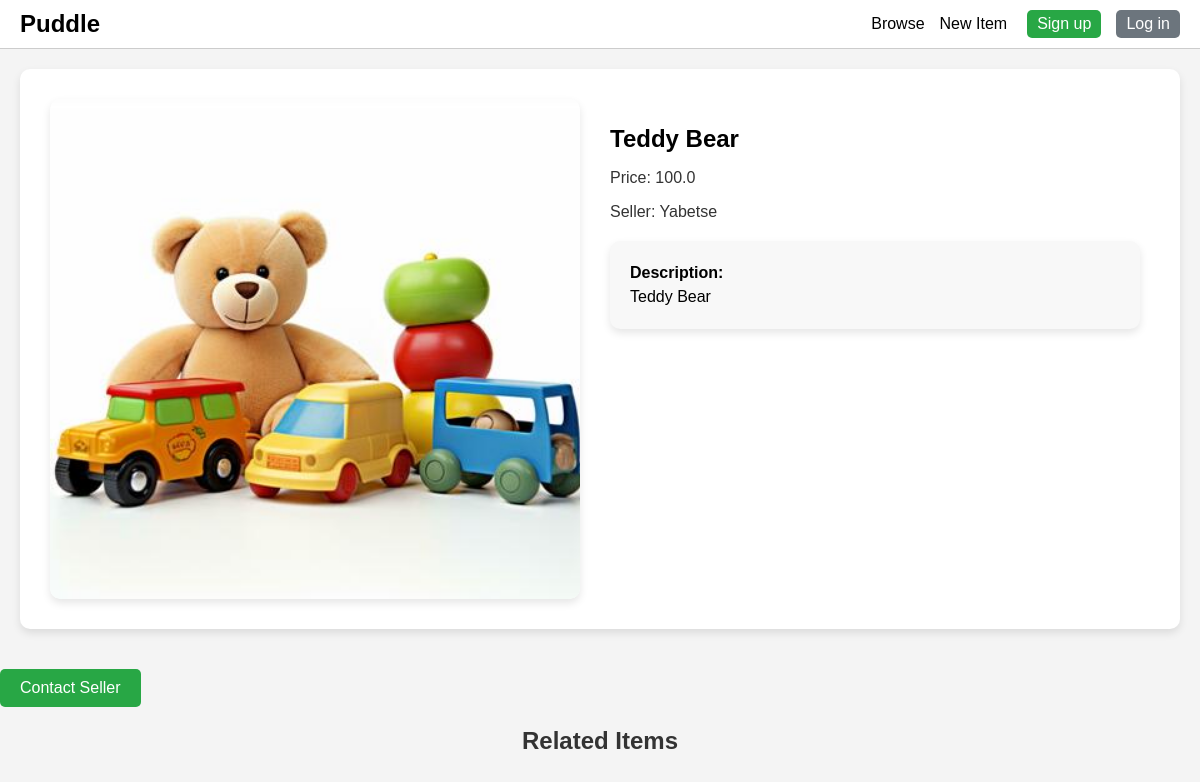
The app's page /item/3/, older data.
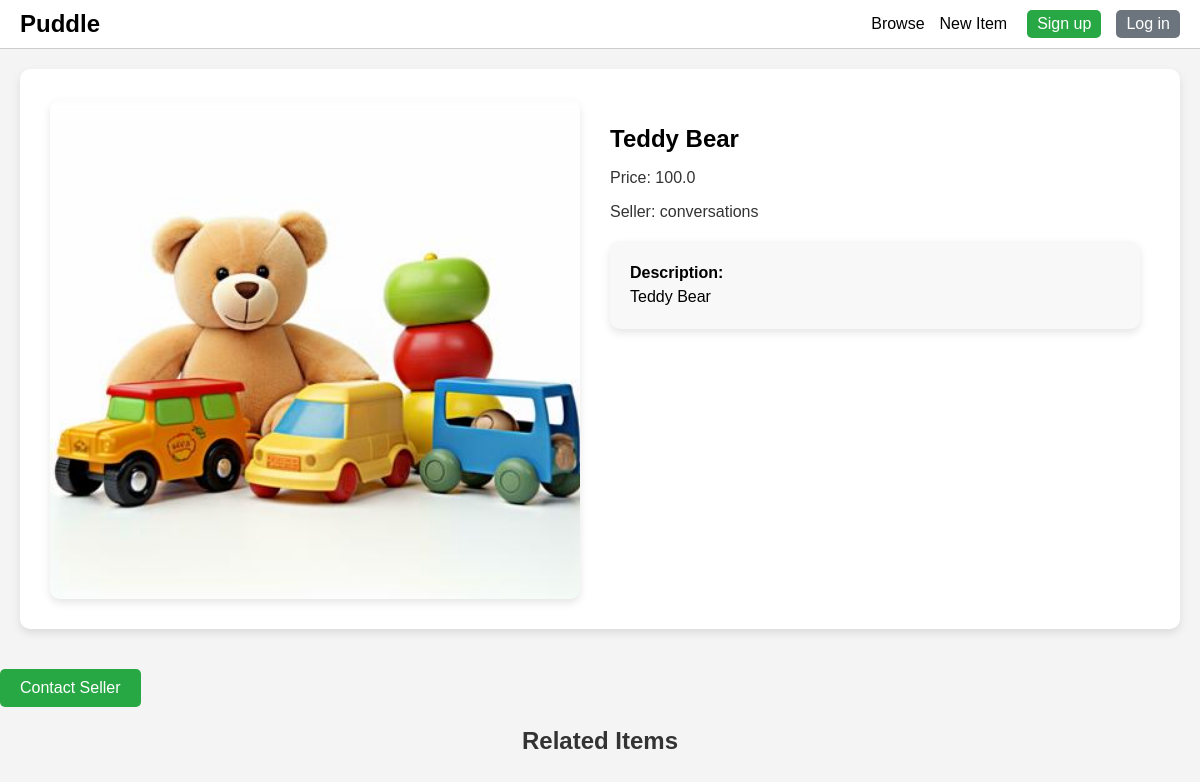
The same page, newer data.
### item/models.py (models this page shows, shortened)
class Item(models.Model):
    category = models.ForeignKey(Category, related_name='items', on_delete=models.CASCADE)
    name = models.CharField(max_length=255)
    description = models.TextField(blank=True, null=True)
    image = models.ImageField(upload_to='item_images', blank=True, null=True)
    price = models.FloatField()
    is_sold = models.BooleanField(default=False)
    created_by = models.ForeignKey(User, related_name='items', on_delete=models.CASCADE)
    created_at = models.DateTimeField(auto_now_add=True)

### item/views.py (the view)
# urls.py: path('<int:pk>/', views.detail, name="detail"),
def detail(request, pk):
    item = get_object_or_404(Item, pk=pk)
    related_items = Item.objects.filter(category= item.category, is_sold=False).exclude(pk=pk)[0:3]
    return render(request, 'item/detail.html', {
        'item': item,
        'related_items': related_items
    })

### item/templates/item/detail.html (shortened to what this page needs)
{% extends 'core/base.html' %}
{% load static %}
{% block body %}
<div class="item-detail">
    <div class="img">
        <img src="{{item.image.url}}" alt="{{item.name}}">
    </div>
    <div class="details">
        <h1>{{item.name}}</h1>
        <p>Price: {{item.price}}</p>
        <p>Seller: {{item.created_by}}</p>
        {% if item.description %}
        <div class="description">
            <strong>Description:</strong><br>
             {{item.description}}
        </div>
        {% endif %}
    </div>
</div>
<div class="con">
    {% if request.user == item.created_by %}
        <p>tThis is your item!</p>
        <a href="{% url 'item:edit' item.id %}">Edit</a>
        <a href="{% url 'item:delete' item.id %}">Delete</a>
    {% else %}
        <a href="{% url 'conversation:new' item.id %}">Contact Seller</a>
</div>
{% endif %}
<h2 class="new">Related Items</h2>
{% endblock %}

Row changes from the older to the newer data that the page shows:
changed Item "Teddy Bear": created_by "Yabetse" → "conversations"
